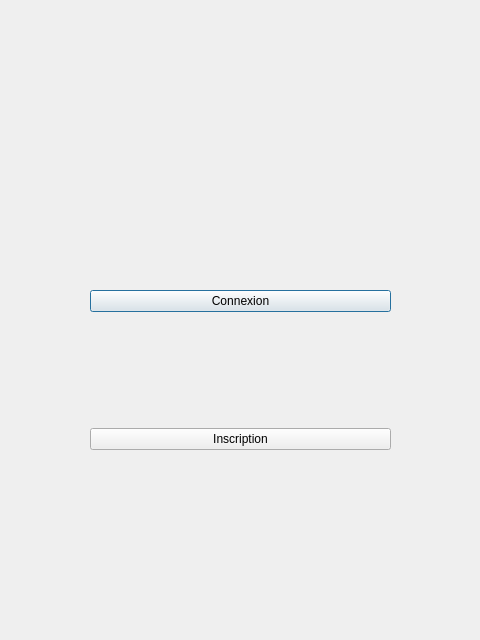
<?xml version="1.0" encoding="UTF-8"?>
<ui version="4.0">
 <class>Home</class>
 <widget class="QDialog" name="Home">
  <property name="geometry">
   <rect>
    <x>0</x>
    <y>0</y>
    <width>480</width>
    <height>640</height>
   </rect>
  </property>
  <property name="windowTitle">
   <string>Dialog</string>
  </property>
  <widget class="QWidget" name="verticalLayoutWidget">
   <property name="geometry">
    <rect>
     <x>90</x>
     <y>180</y>
     <width>301</width>
     <height>381</height>
    </rect>
   </property>
   <layout class="QVBoxLayout" name="verticalLayout">
    <item>
     <widget class="QPushButton" name="inscription">
      <property name="text">
       <string>Connexion</string>
      </property>
     </widget>
    </item>
    <item>
     <widget class="QPushButton" name="connexion">
      <property name="text">
       <string>Inscription</string>
      </property>
     </widget>
    </item>
   </layout>
  </widget>
 </widget>
 <resources/>
 <connections/>
</ui>
